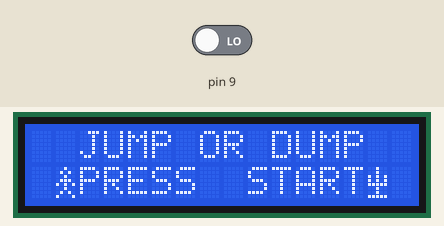
Simulated run of this sketch. Board: Arduino Uno, built with avr-gcc and run on an emulated ATmega328P. Parts: 16×2 character LCD. The inputs (shaded band) are chosen by the test bench; at power-on: pin 9 LOW.

Above: at 6.2 s.
6.3 s: pin 9 driven HIGH
At 6.8 s:
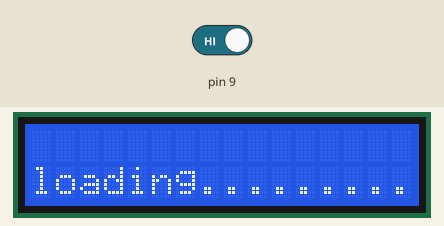
7.8 s: pin 9 driven LOW
At 10.4 s:
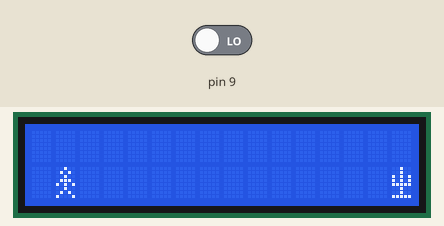
10.8 s: pin 9 driven HIGH
At 11.9 s:
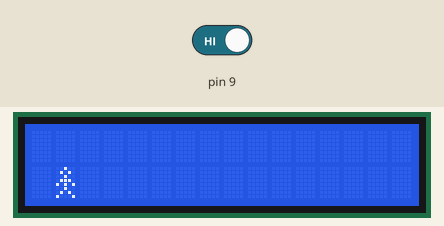
12.4 s: pin 9 driven LOW
At 12.5 s:
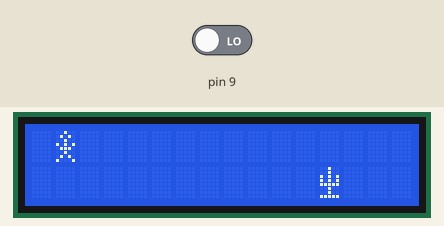
Timing chart, 0 to 15.4 s (numbered marks = the images above; inputs shaded):
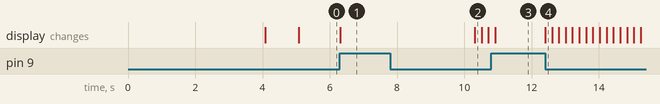

The sketch:

jump_game.ino
```cpp
#include <LiquidCrystal.h>

LiquidCrystal aman(11,10, 5, 4, 3, 2);

byte man[8] = {
  0b00100,
  0b01010,
  0b00100,
  0b01110,
  0b10101,
  0b00100,
  0b01010,
  0b10001,
};
byte mans[8] = {
  0b00000,
  0b00000,
  0b00000,
  0b00100,
  0b01010,
  0b00100,
  0b01110,
  0b10101,

};
byte manss[8] = {
  0b00100,
  0b01010,
  0b10001,
  0b00000,
  0b00000,
  0b00000,
  0b00000,
  0b00000,
};
byte mansss [8] = {
  0b00100,
  0b01010,
  0b00100,
  0b10101,
  0b01110,
  0b00100,
  0b01010,
  0b10001,
};
byte tree [8] = {
  0b00100,
  0b00100,
  0b10101,
  0b10101,
  0b11111,
  0b00100,
  0b00100,
  0b11111,
};

void setup() {
  pinMode(9, INPUT);
  pinMode(8, INPUT);
  aman.createChar(0, man);
  aman.createChar(1, mans);
  aman.createChar(2, manss);
  aman.createChar(3, mansss);
  aman.createChar(4, tree);

  aman.begin(16, 2);

  aman.clear();
  aman.setCursor(2, 0);
  aman.print("JUMP OR FALL");
  aman.setCursor(1, 1);
  aman.write(byte(0));
  aman.setCursor(14, 1);
  aman.write(byte(4));
  delay(4000);

  aman.clear();
  aman.setCursor(2, 0);
  aman.print("JUMP OR DUMP");
  aman.setCursor(1, 1);
  aman.write(byte(0));
  aman.setCursor(14, 1);
  aman.write(byte(4));
  delay(1000);
  aman.setCursor(2, 1);
  aman.print("PRESS  START");

}


void jump ()
{

  {
    aman.clear();
    aman.setCursor(1, 1);
    aman.write(byte(0));

  }

  {
    aman.clear();
    aman.setCursor(1, 0);
    aman.write(byte(3));

  }

  {
    aman.clear();
    aman.setCursor(1, 1);
    aman.write(byte(0));

  }
}

void scroll ()
{
  for (int i = 15; i > -1; i--)
  {
    aman.clear();                      // MAN DOWN
    aman.setCursor(1, 1);
    aman.write(byte(0));

    if (digitalRead(9) == true)
    {
      while (digitalRead(9) == true) {}

      aman.clear();                     // MAN UP
      aman.setCursor(1, 0);
      aman.write(byte(3));


      aman.setCursor(i, 1);
      aman.write(byte(4));              // TREE INCREMENT
      delay(200);
    }
    else
    {
      aman.setCursor(i, 1);
      aman.write(byte(4));               // TREE INCREMENT
      delay(200);
    }
  }
}

void loop()
{

  if (digitalRead(9) == true)
  {
    aman.clear();
    aman.setCursor(0, 1);
    aman.print("loading.........");
    delay(4000);

    while (1)
    {
      scroll();
    }
  }
}
```

Measured:
- after the input at 6.3 s, the display: changes at once (image 1)
- after the input at 7.8 s, the display: changes after 2.5 s (image 2)
- after the input at 10.8 s, the display: changes after 0.12 s (image 3)
- after the input at 12.4 s, the display: changes at once (image 4)
